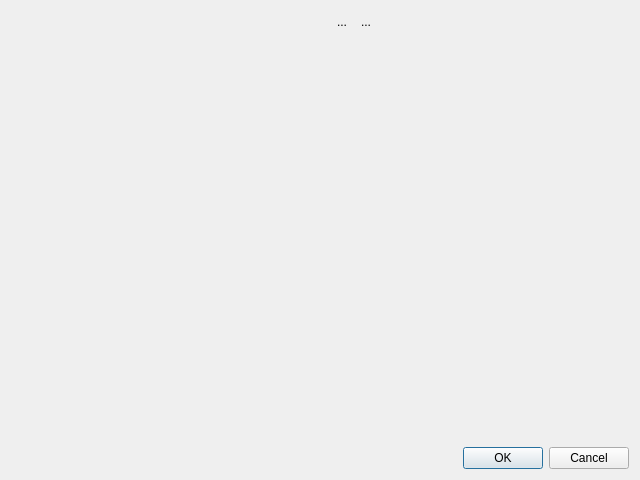
<?xml version="1.0" encoding="UTF-8"?>
<ui version="4.0">
 <class>Plugins::OpenSpeedShop::ModelManagerDialog</class>
 <widget class="QDialog" name="Plugins::OpenSpeedShop::ModelManagerDialog">
  <property name="geometry">
   <rect>
    <x>0</x>
    <y>0</y>
    <width>640</width>
    <height>480</height>
   </rect>
  </property>
  <property name="windowTitle">
   <string>Model Manager</string>
  </property>
  <layout class="QVBoxLayout" name="verticalLayout">
   <item>
    <widget class="QSplitter" name="splitter">
     <property name="orientation">
      <enum>Qt::Horizontal</enum>
     </property>
     <property name="handleWidth">
      <number>1</number>
     </property>
     <property name="childrenCollapsible">
      <bool>false</bool>
     </property>
     <widget class="QFrame" name="frame">
      <property name="minimumSize">
       <size>
        <width>250</width>
        <height>0</height>
       </size>
      </property>
      <layout class="QVBoxLayout" name="verticalLayout_2">
       <property name="spacing">
        <number>0</number>
       </property>
       <property name="margin">
        <number>0</number>
       </property>
       <item>
        <layout class="QHBoxLayout" name="horizontalLayout">
         <item>
          <spacer name="horizontalSpacer">
           <property name="orientation">
            <enum>Qt::Horizontal</enum>
           </property>
           <property name="sizeHint" stdset="0">
            <size>
             <width>40</width>
             <height>20</height>
            </size>
           </property>
          </spacer>
         </item>
         <item>
          <widget class="QToolButton" name="btnCreate">
           <property name="toolTip">
            <string>Create a new model descriptor</string>
           </property>
           <property name="text">
            <string>...</string>
           </property>
           <property name="icon">
            <iconset resource="../Resources/OpenSpeedShop.qrc">
             <normaloff>:/OpenSpeedShop/createModelDescriptor.svg</normaloff>:/OpenSpeedShop/createModelDescriptor.svg</iconset>
           </property>
           <property name="autoRaise">
            <bool>true</bool>
           </property>
          </widget>
         </item>
         <item>
          <widget class="QToolButton" name="btnRemove">
           <property name="toolTip">
            <string>Delete the selected model descriptor</string>
           </property>
           <property name="text">
            <string>...</string>
           </property>
           <property name="icon">
            <iconset resource="../Resources/OpenSpeedShop.qrc">
             <normaloff>:/OpenSpeedShop/removeModelDescriptor.svg</normaloff>:/OpenSpeedShop/removeModelDescriptor.svg</iconset>
           </property>
           <property name="autoRaise">
            <bool>true</bool>
           </property>
          </widget>
         </item>
        </layout>
       </item>
       <item>
        <widget class="QWidget" name="descriptorListParent" native="true">
         <property name="sizePolicy">
          <sizepolicy hsizetype="Preferred" vsizetype="MinimumExpanding">
           <horstretch>0</horstretch>
           <verstretch>0</verstretch>
          </sizepolicy>
         </property>
         <layout class="QVBoxLayout" name="verticalLayout_4"/>
        </widget>
       </item>
      </layout>
     </widget>
     <widget class="QWidget" name="descriptorParent" native="true">
      <property name="minimumSize">
       <size>
        <width>250</width>
        <height>0</height>
       </size>
      </property>
      <layout class="QVBoxLayout" name="verticalLayout_3">
       <property name="spacing">
        <number>0</number>
       </property>
       <property name="margin">
        <number>0</number>
       </property>
      </layout>
     </widget>
    </widget>
   </item>
   <item>
    <widget class="QDialogButtonBox" name="buttonBox">
     <property name="orientation">
      <enum>Qt::Horizontal</enum>
     </property>
     <property name="standardButtons">
      <set>QDialogButtonBox::Cancel|QDialogButtonBox::Ok</set>
     </property>
    </widget>
   </item>
  </layout>
 </widget>
 <resources>
  <include location="../Resources/OpenSpeedShop.qrc"/>
 </resources>
 <connections>
  <connection>
   <sender>buttonBox</sender>
   <signal>accepted()</signal>
   <receiver>Plugins::OpenSpeedShop::ModelManagerDialog</receiver>
   <slot>accept()</slot>
   <hints>
    <hint type="sourcelabel">
     <x>248</x>
     <y>254</y>
    </hint>
    <hint type="destinationlabel">
     <x>157</x>
     <y>274</y>
    </hint>
   </hints>
  </connection>
  <connection>
   <sender>buttonBox</sender>
   <signal>rejected()</signal>
   <receiver>Plugins::OpenSpeedShop::ModelManagerDialog</receiver>
   <slot>reject()</slot>
   <hints>
    <hint type="sourcelabel">
     <x>316</x>
     <y>260</y>
    </hint>
    <hint type="destinationlabel">
     <x>286</x>
     <y>274</y>
    </hint>
   </hints>
  </connection>
 </connections>
</ui>
